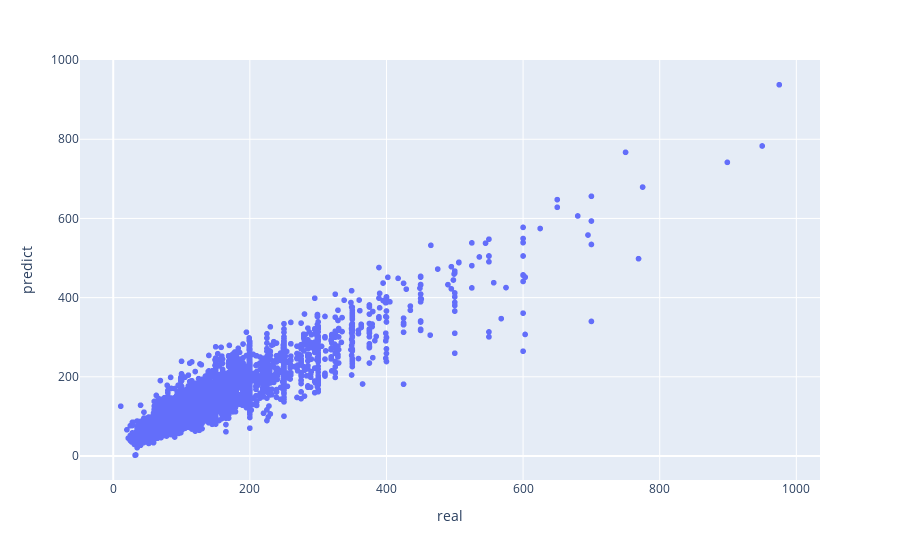

Notebook code cell kept with this figure:
### Code cell
# and plot the results
fig = px.scatter(train_values, x='real', y="predict")
fig.show()

### Figure 1 — Plotly figure (JSON) as saved in the notebook; plotly's stock layout.template omitted (floating-point values rounded to 4 significant figures; data arrays with more than 128 entries replaced by an {"elided": "..."} marker saying what was removed)
{"data": [{"hovertemplate": "real=%{x}<br>predict=%{y}<extra></extra>", "legendgroup": "", "marker": {"color": "#636efa", "symbol": "circle"}, "mode": "markers", "name": "", "showlegend": false, "type": "scattergl", "x": {"elided": "3943 float values"}, "xaxis": "x", "y": {"elided": "3943 float values"}, "yaxis": "y"}], "layout": {"legend": {"tracegroupgap": 0}, "margin": {"t": 60}, "xaxis": {"anchor": "y", "domain": [0, 1], "title": {"text": "real"}}, "yaxis": {"anchor": "x", "domain": [0, 1], "title": {"text": "predict"}}}}
